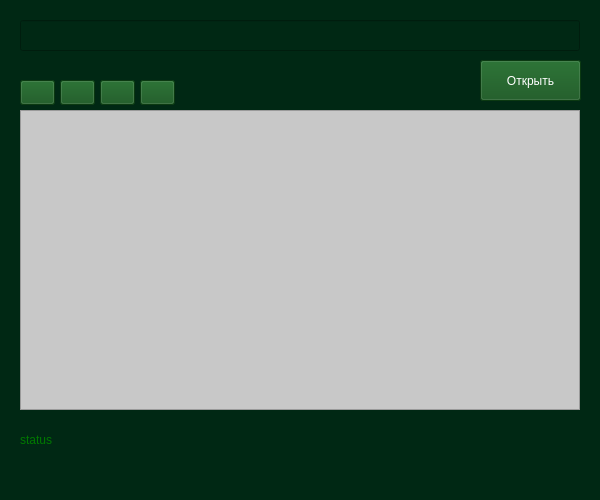
<?xml version="1.0" encoding="UTF-8"?>
<ui version="4.0">
 <class>MainWindow</class>
 <widget class="QMainWindow" name="MainWindow">
  <property name="geometry">
   <rect>
    <x>0</x>
    <y>0</y>
    <width>600</width>
    <height>500</height>
   </rect>
  </property>
  <property name="windowTitle">
   <string>Explorer QT</string>
  </property>
  <property name="styleSheet">
   <string notr="true">background-color: rgb(0, 40, 20);</string>
  </property>
  <widget class="QWidget" name="centralwidget">
   <widget class="QTreeView" name="file_tree">
    <property name="geometry">
     <rect>
      <x>20</x>
      <y>110</y>
      <width>560</width>
      <height>300</height>
     </rect>
    </property>
    <property name="styleSheet">
     <string notr="true">background-color: rgb(200, 200, 200);</string>
    </property>
   </widget>
   <widget class="QLineEdit" name="path">
    <property name="geometry">
     <rect>
      <x>20</x>
      <y>20</y>
      <width>560</width>
      <height>31</height>
     </rect>
    </property>
    <property name="styleSheet">
     <string notr="true">color: rgb(255, 255, 255);
font: 75 11pt &quot;Dubai&quot;;</string>
    </property>
    <property name="inputMask">
     <string/>
    </property>
    <property name="text">
     <string/>
    </property>
   </widget>
   <widget class="QPushButton" name="btn_open">
    <property name="geometry">
     <rect>
      <x>480</x>
      <y>60</y>
      <width>101</width>
      <height>41</height>
     </rect>
    </property>
    <property name="styleSheet">
     <string notr="true">background-color: rgb(15, 80, 24);
color: rgb(255, 255, 255);
font: 75 13pt &quot;Dubai&quot;;</string>
    </property>
    <property name="text">
     <string>Открыть</string>
    </property>
   </widget>
   <widget class="QLabel" name="status">
    <property name="geometry">
     <rect>
      <x>20</x>
      <y>430</y>
      <width>560</width>
      <height>20</height>
     </rect>
    </property>
    <property name="styleSheet">
     <string notr="true">color: rgb(0, 120, 0);</string>
    </property>
    <property name="text">
     <string>status</string>
    </property>
    <property name="margin">
     <number>2</number>
    </property>
   </widget>
   <widget class="QPushButton" name="btn_root_up">
    <property name="geometry">
     <rect>
      <x>60</x>
      <y>80</y>
      <width>35</width>
      <height>25</height>
     </rect>
    </property>
    <property name="styleSheet">
     <string notr="true">background-color: rgb(15, 80, 24);</string>
    </property>
    <property name="text">
     <string/>
    </property>
    <property name="icon">
     <iconset>
      <normaloff>static/arrow_upward_24dp_E3E3E3_FILL0_wght400_GRAD0_opsz24.svg</normaloff>static/arrow_upward_24dp_E3E3E3_FILL0_wght400_GRAD0_opsz24.svg</iconset>
    </property>
   </widget>
   <widget class="QPushButton" name="btn_root_next">
    <property name="geometry">
     <rect>
      <x>100</x>
      <y>80</y>
      <width>35</width>
      <height>25</height>
     </rect>
    </property>
    <property name="styleSheet">
     <string notr="true">background-color: rgb(15, 80, 24);</string>
    </property>
    <property name="text">
     <string/>
    </property>
    <property name="icon">
     <iconset>
      <normaloff>static/arrow_forward_24dp_E3E3E3_FILL0_wght400_GRAD0_opsz24.svg</normaloff>static/arrow_forward_24dp_E3E3E3_FILL0_wght400_GRAD0_opsz24.svg</iconset>
    </property>
   </widget>
   <widget class="QLabel" name="wallpaper">
    <property name="geometry">
     <rect>
      <x>0</x>
      <y>-20</y>
      <width>761</width>
      <height>551</height>
     </rect>
    </property>
    <property name="text">
     <string/>
    </property>
    <property name="pixmap">
     <pixmap>static/clever.jpg</pixmap>
    </property>
   </widget>
   <widget class="QPushButton" name="btn_root_reset">
    <property name="geometry">
     <rect>
      <x>20</x>
      <y>80</y>
      <width>35</width>
      <height>25</height>
     </rect>
    </property>
    <property name="styleSheet">
     <string notr="true">background-color: rgb(15, 80, 24);</string>
    </property>
    <property name="text">
     <string/>
    </property>
    <property name="icon">
     <iconset>
      <normaloff>static/autorenew_24dp_E3E3E3_FILL0_wght400_GRAD0_opsz24.svg</normaloff>static/autorenew_24dp_E3E3E3_FILL0_wght400_GRAD0_opsz24.svg</iconset>
    </property>
   </widget>
   <widget class="QPushButton" name="btn_root_home">
    <property name="geometry">
     <rect>
      <x>140</x>
      <y>80</y>
      <width>35</width>
      <height>25</height>
     </rect>
    </property>
    <property name="styleSheet">
     <string notr="true">background-color: rgb(15, 80, 24);</string>
    </property>
    <property name="text">
     <string/>
    </property>
    <property name="icon">
     <iconset>
      <normaloff>static/home_24dp_E3E3E3_FILL0_wght400_GRAD0_opsz24.svg</normaloff>static/home_24dp_E3E3E3_FILL0_wght400_GRAD0_opsz24.svg</iconset>
    </property>
   </widget>
   <zorder>wallpaper</zorder>
   <zorder>file_tree</zorder>
   <zorder>path</zorder>
   <zorder>btn_open</zorder>
   <zorder>status</zorder>
   <zorder>btn_root_up</zorder>
   <zorder>btn_root_next</zorder>
   <zorder>btn_root_reset</zorder>
   <zorder>btn_root_home</zorder>
  </widget>
  <widget class="QMenuBar" name="menubar">
   <property name="geometry">
    <rect>
     <x>0</x>
     <y>0</y>
     <width>600</width>
     <height>21</height>
    </rect>
   </property>
  </widget>
  <widget class="QStatusBar" name="statusbar"/>
 </widget>
 <resources/>
 <connections/>
</ui>
